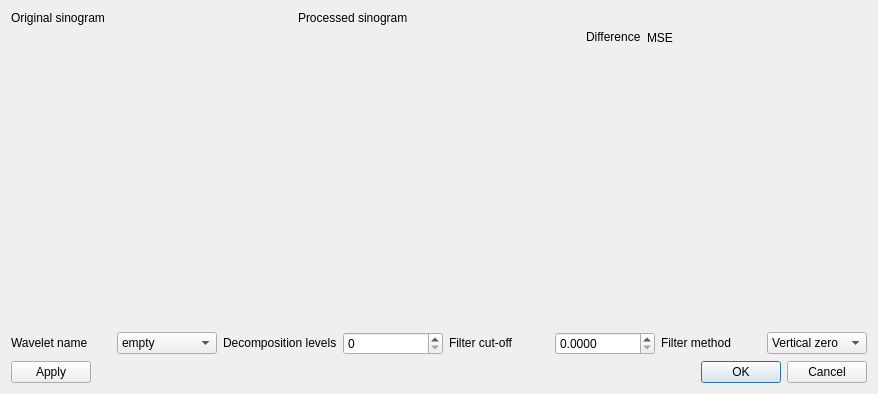
<?xml version="1.0" encoding="UTF-8"?>
<ui version="4.0">
 <class>WaveletRingCleanDlg</class>
 <widget class="QDialog" name="WaveletRingCleanDlg">
  <property name="geometry">
   <rect>
    <x>0</x>
    <y>0</y>
    <width>878</width>
    <height>394</height>
   </rect>
  </property>
  <property name="windowTitle">
   <string>Dialog</string>
  </property>
  <layout class="QVBoxLayout" name="verticalLayout">
   <item>
    <layout class="QHBoxLayout" name="horizontalLayout">
     <item>
      <layout class="QVBoxLayout" name="verticalLayout_2">
       <item>
        <widget class="QLabel" name="label">
         <property name="sizePolicy">
          <sizepolicy hsizetype="Preferred" vsizetype="Maximum">
           <horstretch>0</horstretch>
           <verstretch>0</verstretch>
          </sizepolicy>
         </property>
         <property name="text">
          <string>Original sinogram</string>
         </property>
        </widget>
       </item>
       <item>
        <widget class="QtAddons::ImageViewerWidget" name="viewer_original" native="true">
         <property name="minimumSize">
          <size>
           <width>256</width>
           <height>256</height>
          </size>
         </property>
        </widget>
       </item>
      </layout>
     </item>
     <item>
      <layout class="QVBoxLayout" name="verticalLayout_3">
       <item>
        <widget class="QLabel" name="label_2">
         <property name="sizePolicy">
          <sizepolicy hsizetype="Preferred" vsizetype="Maximum">
           <horstretch>0</horstretch>
           <verstretch>0</verstretch>
          </sizepolicy>
         </property>
         <property name="text">
          <string>Processed sinogram</string>
         </property>
        </widget>
       </item>
       <item>
        <widget class="QtAddons::ImageViewerWidget" name="viewer_result" native="true">
         <property name="minimumSize">
          <size>
           <width>256</width>
           <height>256</height>
          </size>
         </property>
         <property name="baseSize">
          <size>
           <width>0</width>
           <height>0</height>
          </size>
         </property>
        </widget>
       </item>
      </layout>
     </item>
     <item>
      <layout class="QVBoxLayout" name="verticalLayout_4">
       <item>
        <layout class="QHBoxLayout" name="horizontalLayout_4">
         <item>
          <widget class="QLabel" name="label_3">
           <property name="sizePolicy">
            <sizepolicy hsizetype="Maximum" vsizetype="Maximum">
             <horstretch>0</horstretch>
             <verstretch>0</verstretch>
            </sizepolicy>
           </property>
           <property name="text">
            <string>Difference</string>
           </property>
          </widget>
         </item>
         <item>
          <widget class="QLabel" name="label_mse">
           <property name="text">
            <string>MSE</string>
           </property>
          </widget>
         </item>
        </layout>
       </item>
       <item>
        <widget class="QtAddons::ImageViewerWidget" name="viewer_difference" native="true">
         <property name="minimumSize">
          <size>
           <width>256</width>
           <height>256</height>
          </size>
         </property>
         <property name="baseSize">
          <size>
           <width>0</width>
           <height>0</height>
          </size>
         </property>
        </widget>
       </item>
      </layout>
     </item>
    </layout>
   </item>
   <item>
    <layout class="QHBoxLayout" name="horizontalLayout_2">
     <item>
      <widget class="QLabel" name="label_6">
       <property name="sizePolicy">
        <sizepolicy hsizetype="Preferred" vsizetype="Maximum">
         <horstretch>0</horstretch>
         <verstretch>0</verstretch>
        </sizepolicy>
       </property>
       <property name="text">
        <string>Wavelet name</string>
       </property>
      </widget>
     </item>
     <item>
      <widget class="QComboBox" name="combo_wavelets">
       <item>
        <property name="text">
         <string>empty</string>
        </property>
       </item>
      </widget>
     </item>
     <item>
      <widget class="QLabel" name="label_4">
       <property name="sizePolicy">
        <sizepolicy hsizetype="Preferred" vsizetype="Maximum">
         <horstretch>0</horstretch>
         <verstretch>0</verstretch>
        </sizepolicy>
       </property>
       <property name="text">
        <string>Decomposition levels</string>
       </property>
      </widget>
     </item>
     <item>
      <widget class="QSpinBox" name="entry_levels">
       <property name="maximum">
        <number>10</number>
       </property>
      </widget>
     </item>
     <item>
      <widget class="QLabel" name="label_5">
       <property name="sizePolicy">
        <sizepolicy hsizetype="Preferred" vsizetype="Maximum">
         <horstretch>0</horstretch>
         <verstretch>0</verstretch>
        </sizepolicy>
       </property>
       <property name="text">
        <string>Filter cut-off</string>
       </property>
      </widget>
     </item>
     <item>
      <widget class="QDoubleSpinBox" name="entry_cutoff">
       <property name="decimals">
        <number>4</number>
       </property>
       <property name="maximum">
        <double>1.000000000000000</double>
       </property>
      </widget>
     </item>
     <item>
      <widget class="QLabel" name="label_7">
       <property name="sizePolicy">
        <sizepolicy hsizetype="Preferred" vsizetype="Maximum">
         <horstretch>0</horstretch>
         <verstretch>0</verstretch>
        </sizepolicy>
       </property>
       <property name="text">
        <string>Filter method</string>
       </property>
      </widget>
     </item>
     <item>
      <widget class="QComboBox" name="combo_filtertype">
       <item>
        <property name="text">
         <string>Vertical zero</string>
        </property>
       </item>
       <item>
        <property name="text">
         <string>Vertical FFT</string>
        </property>
       </item>
      </widget>
     </item>
    </layout>
   </item>
   <item>
    <layout class="QHBoxLayout" name="horizontalLayout_3">
     <item>
      <widget class="QPushButton" name="button_apply">
       <property name="text">
        <string>Apply</string>
       </property>
      </widget>
     </item>
     <item>
      <widget class="QDialogButtonBox" name="buttonBox">
       <property name="orientation">
        <enum>Qt::Horizontal</enum>
       </property>
       <property name="standardButtons">
        <set>QDialogButtonBox::Cancel|QDialogButtonBox::Ok</set>
       </property>
      </widget>
     </item>
    </layout>
   </item>
  </layout>
 </widget>
 <customwidgets>
  <customwidget>
   <class>QtAddons::ImageViewerWidget</class>
   <extends>QWidget</extends>
   <header location="global">imageviewerwidget.h</header>
   <container>1</container>
  </customwidget>
 </customwidgets>
 <resources/>
 <connections>
  <connection>
   <sender>buttonBox</sender>
   <signal>accepted()</signal>
   <receiver>WaveletRingCleanDlg</receiver>
   <slot>accept()</slot>
   <hints>
    <hint type="sourcelabel">
     <x>248</x>
     <y>254</y>
    </hint>
    <hint type="destinationlabel">
     <x>157</x>
     <y>274</y>
    </hint>
   </hints>
  </connection>
  <connection>
   <sender>buttonBox</sender>
   <signal>rejected()</signal>
   <receiver>WaveletRingCleanDlg</receiver>
   <slot>reject()</slot>
   <hints>
    <hint type="sourcelabel">
     <x>316</x>
     <y>260</y>
    </hint>
    <hint type="destinationlabel">
     <x>286</x>
     <y>274</y>
    </hint>
   </hints>
  </connection>
 </connections>
</ui>
